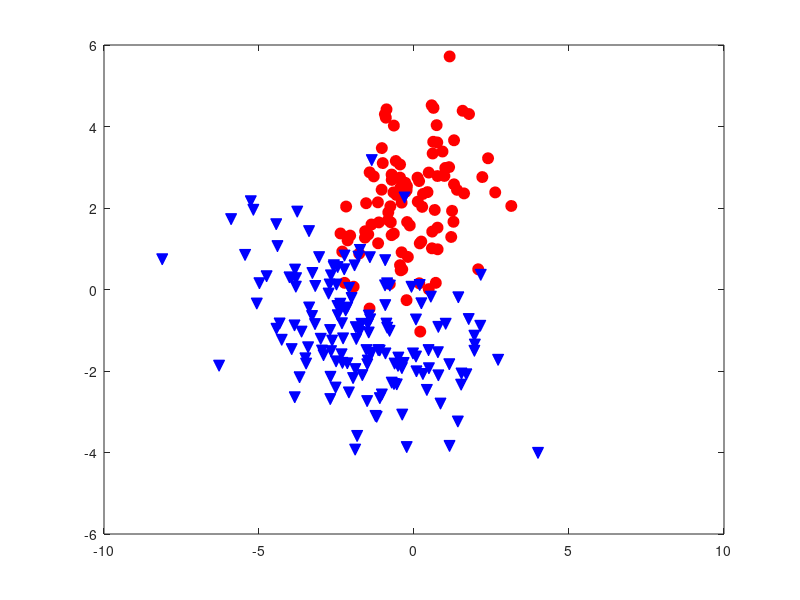
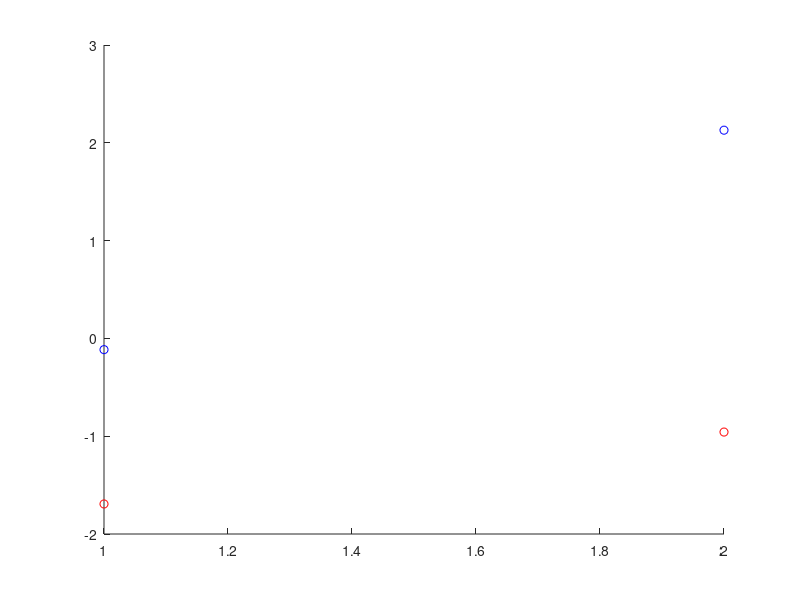
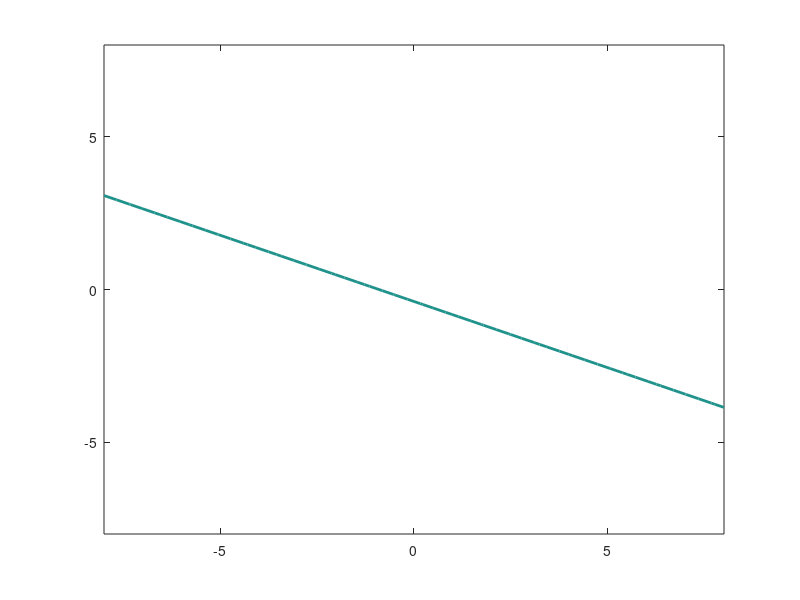

These figures' MATLAB source, in order: (Note: this script raises an error after producing the figures.)

clear all;close all;
% Script � compl�ter pour r�alise le TP 

randn('state', 1200)

% G�n�ration des donn�es
vmu1 = [0; 2];
vmu2 = [-2; -1];
vSIGMA1 = 1.5*[1 0.1; 0.1 1];
vSIGMA2 = 3.5*[1 -0.25; -0.25 1/2];


n1 = 100; % nombre de points classe 1
n2 = 150; % nombre de points classe 2

% generation de donnees aleatoires suivant lois gaussiennes
% classe 1
X1 =  mvnrnd(vmu1, vSIGMA1,n1);   
Y1 = ones(n1, 1);
% classe 2
X2 =  mvnrnd(vmu2, vSIGMA2,n2);    
Y2 = 2*ones(n2, 1);


figure, plot(X1(:,1), X1(:,2), 'ro', 'markersize', 8, 'markerfacecolor', 'r')
hold on
plot(X2(:,1), X2(:,2), 'bv', 'markersize', 8, 'markerfacecolor', 'b')


% Dans la suite on ne travaillera qu'avec X et Y
% matrice des donn�es
X = [X1; X2]; clear X1 X2

% vecteur des labels
Y = [Y1; Y2]; clear Y1 Y2


%%  A COMPLETER : VOTRE IMPLEMENTATION DE LA LDA 
Ntot = n1+n2;
probapri1 = n1/Ntot;
probapri2 = n2/Ntot;

mu1 = (1/n1)*sum(X(find(Y==1),:));
mu2 = (1/n2)*sum(X(find(Y==2),:));
figure;
hold on 
plot(mu1,'bo');
plot(mu2,'ro');
hold off

X1 = X(find(Y==1),:);
X2 = X(find(Y==2),:);

sigma1 = cov(X1);
sigma2 = cov(X2);

SIGMA = (n1*sigma1+n2*sigma2)/Ntot;

w = SIGMA\(mu2-mu1)';

w0 = 0.5.*mu2*(SIGMA\mu2')-0.5.*mu1*(SIGMA\mu1')+log(probapri1/probapri2);
%% A DECOMMENTER : trace de la frontiere de decision de la LDA connaissant le vecteur w et le scalaire w0
 M = 50;
 % definition du maillage du plan
[auxdim1, auxdim2]=meshgrid(linspace(-8, 8, M)); 
 auxdata = [reshape(auxdim1,M*M,1) reshape(auxdim2,M*M,1)]; 
 
 % trace frontiere LDA
 gx = auxdata*w + w0;
 figure;
 [c,h]=contour(auxdim1, auxdim2, reshape(gx,M,M), [0 0]);
 set(h, 'linewidth', 2, 'color', 'g')
 clabel(c,h)
 hold on
 plot(X1(:,1), X1(:,2), 'ro', 'markersize', 8, 'markerfacecolor', 'r')
hold on
plot(X2(:,1), X2(:,2), 'bv', 'markersize', 8, 'markerfacecolor', 'b')


% calcul de l'erreur d'apprentissage 
f_a = X*w + w0;
Ypred_a = ones(size(f_a));
Ypred_a(f_a < 0)=1;
Ypred_a(f_a >= 0)=2;

Erreur = mean(Y ~= Ypred_a)

%% EX2
data = load('astrodata.mat');

X = data.X;
Y = data.Y;
[Xtest, Ytest,Xapp, Yapp] = splitdata(X,Y,1/3);
[Xan, Xvn, ma, siga]= normalizemeanstd(Xapp);
[~,Xtn]= normalizemeanstd(Xapp,Xtest,ma,siga);
n1 = size(find(Yapp==1),1);
n2 = size(find(Yapp==2),1);
Ntot = n1+n2;
probapri1 = n1/Ntot;
probapri2 = n2/Ntot;
 
mu1 = (1/n1)*sum(Xan(find(Yapp==1),:));
mu2 = (1/n2)*sum(Xan(find(Yapp==2),:));


X1an = Xan(find(Yapp==1),:);
X2an = Xan(find(Yapp==2),:);

sigma1 = cov(X1an);
sigma2 = cov(X2an);

SIGMA = (n1*sigma1+n2*sigma2)/Ntot;

w = SIGMA\(mu2-mu1)';

w0 = 0.5.*mu2*(SIGMA\mu2')-0.5.*mu1*(SIGMA\mu1')+log(probapri1/probapri2);

% calcul de l'erreur d'apprentissage 
f_a = Xtn*w + w0;
Ypred_a = ones(size(f_a));
Ypred_a(f_a < 0)=1;
Ypred_a(f_a >= 0)=2;

Erreur = mean(Ytest ~= Ypred_a)